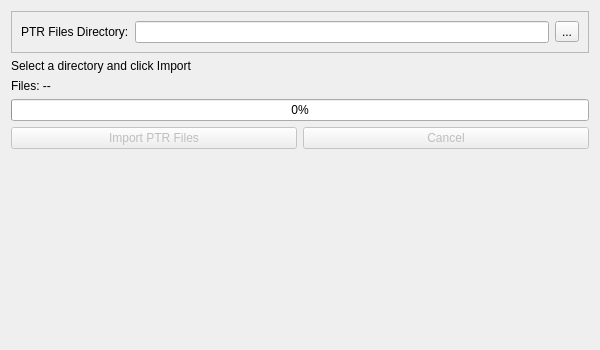
<?xml version="1.0" encoding="UTF-8"?>
<ui version="4.0">
    <class>PTRImportWidget</class>
    <widget class="QWidget" name="PTRImportWidget">
        <property name="geometry">
            <rect>
                <x>0</x>
                <y>0</y>
                <width>600</width>
                <height>350</height>
            </rect>
        </property>
        <property name="windowTitle">
            <string>PTR Import</string>
        </property>
        <layout class="QVBoxLayout" name="verticalLayout">
            <item>
                <widget class="QFrame" name="frame">
                    <property name="frameShape">
                        <enum>QFrame::Shape::StyledPanel</enum>
                    </property>
                    <layout class="QHBoxLayout" name="horizontalLayout">
                        <item>
                            <widget class="QLabel" name="label">
                                <property name="text">
                                    <string>PTR Files Directory:</string>
                                </property>
                            </widget>
                        </item>
                        <item>
                            <widget class="QLineEdit" name="directoryPath"/>
                        </item>
                        <item>
                            <widget class="QToolButton" name="selectDirectory">
                                <property name="text">
                                    <string>...</string>
                                </property>
                            </widget>
                        </item>
                    </layout>
                </widget>
            </item>
            <item>
                <widget class="QLabel" name="statusLabel">
                    <property name="text">
                        <string>Select a directory and click Import</string>
                    </property>
                </widget>
            </item>
            <item>
                <widget class="QLabel" name="fileCountLabel">
                    <property name="text">
                        <string>Files: --</string>
                    </property>
                </widget>
            </item>
            <item>
                <widget class="QProgressBar" name="progressBar">
                    <property name="value">
                        <number>0</number>
                    </property>
                </widget>
            </item>
            <item>
                <layout class="QHBoxLayout" name="buttonLayout">
                    <item>
                        <widget class="QPushButton" name="importButton">
                            <property name="enabled">
                                <bool>false</bool>
                            </property>
                            <property name="text">
                                <string>Import PTR Files</string>
                            </property>
                        </widget>
                    </item>
                    <item>
                        <widget class="QPushButton" name="cancelButton">
                            <property name="enabled">
                                <bool>false</bool>
                            </property>
                            <property name="text">
                                <string>Cancel</string>
                            </property>
                        </widget>
                    </item>
                </layout>
            </item>
            <item>
                <spacer name="verticalSpacer">
                    <property name="orientation">
                        <enum>Qt::Orientation::Vertical</enum>
                    </property>
                    <property name="sizeHint" stdset="0">
                        <size>
                            <width>20</width>
                            <height>40</height>
                        </size>
                    </property>
                </spacer>
            </item>
        </layout>
    </widget>
    <resources/>
    <connections/>
</ui>
